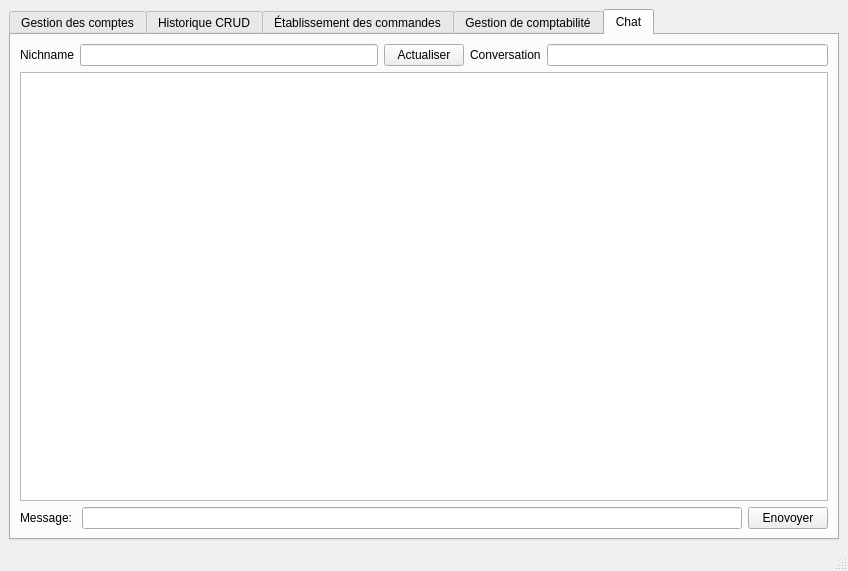
<?xml version="1.0" encoding="UTF-8"?>
<ui version="4.0">
 <class>MainWindow</class>
 <widget class="QMainWindow" name="MainWindow">
  <property name="geometry">
   <rect>
    <x>0</x>
    <y>0</y>
    <width>799</width>
    <height>571</height>
   </rect>
  </property>
  <property name="windowTitle">
   <string>MainWindow</string>
  </property>
  <widget class="QWidget" name="centralwidget">
   <layout class="QVBoxLayout" name="verticalLayout_11">
    <item>
     <widget class="QTabWidget" name="tabWidget">
      <property name="currentIndex">
       <number>4</number>
      </property>
      <widget class="QWidget" name="tab_2">
       <attribute name="title">
        <string>Gestion des comptes</string>
       </attribute>
       <layout class="QVBoxLayout" name="verticalLayout_26">
        <item>
         <widget class="QGroupBox" name="groupBox_3">
          <property name="title">
           <string>Liste des comptes:</string>
          </property>
          <layout class="QHBoxLayout" name="horizontalLayout_2">
           <item>
            <widget class="QTableView" name="tableViewComptes"/>
           </item>
           <item>
            <widget class="QPushButton" name="pushButton_2">
             <property name="text">
              <string>Actualiser</string>
             </property>
            </widget>
           </item>
          </layout>
         </widget>
        </item>
        <item>
         <layout class="QHBoxLayout" name="horizontalLayout_23">
          <item>
           <spacer name="horizontalSpacer_3">
            <property name="orientation">
             <enum>Qt::Horizontal</enum>
            </property>
            <property name="sizeHint" stdset="0">
             <size>
              <width>40</width>
              <height>20</height>
             </size>
            </property>
           </spacer>
          </item>
          <item>
           <layout class="QVBoxLayout" name="verticalLayout_12">
            <item>
             <widget class="QGroupBox" name="groupBox_2">
              <property name="title">
               <string>Ajouter/Modifier un compte</string>
              </property>
              <layout class="QVBoxLayout" name="verticalLayout_10">
               <item>
                <layout class="QHBoxLayout" name="horizontalLayout_14">
                 <item>
                  <widget class="QLabel" name="label_12">
                   <property name="text">
                    <string>Type: </string>
                   </property>
                  </widget>
                 </item>
                 <item>
                  <layout class="QVBoxLayout" name="verticalLayout_5">
                   <item>
                    <widget class="QRadioButton" name="radioButton_Type_Passif">
                     <property name="text">
                      <string>Passif</string>
                     </property>
                     <property name="checked">
                      <bool>true</bool>
                     </property>
                    </widget>
                   </item>
                   <item>
                    <widget class="QRadioButton" name="radioButton_Type_Actif">
                     <property name="text">
                      <string>Actif</string>
                     </property>
                    </widget>
                   </item>
                  </layout>
                 </item>
                </layout>
               </item>
               <item>
                <layout class="QHBoxLayout" name="horizontalLayout">
                 <item>
                  <widget class="QLabel" name="label_11">
                   <property name="text">
                    <string>Numéro :</string>
                   </property>
                  </widget>
                 </item>
                 <item>
                  <widget class="QLineEdit" name="lineEdit_Numero_Compte"/>
                 </item>
                </layout>
               </item>
               <item>
                <layout class="QHBoxLayout" name="horizontalLayout_11">
                 <item>
                  <widget class="QLabel" name="label_9">
                   <property name="text">
                    <string>Nom :</string>
                   </property>
                  </widget>
                 </item>
                 <item>
                  <widget class="QLineEdit" name="lineEdit_Nom_Compte"/>
                 </item>
                </layout>
               </item>
               <item>
                <layout class="QHBoxLayout" name="horizontalLayout_12">
                 <item>
                  <widget class="QLabel" name="label_10">
                   <property name="text">
                    <string>Classe :</string>
                   </property>
                  </widget>
                 </item>
                 <item>
                  <widget class="QLineEdit" name="lineEdit_Classe_Compte"/>
                 </item>
                </layout>
               </item>
               <item>
                <layout class="QHBoxLayout" name="horizontalLayout_15">
                 <item>
                  <widget class="QLabel" name="label_13">
                   <property name="text">
                    <string>Solde: </string>
                   </property>
                  </widget>
                 </item>
                 <item>
                  <widget class="QLineEdit" name="lineEdit_Solde"/>
                 </item>
                </layout>
               </item>
               <item>
                <layout class="QHBoxLayout" name="horizontalLayout_6">
                 <item>
                  <widget class="QPushButton" name="pushButton_Modifier">
                   <property name="text">
                    <string>Modifier</string>
                   </property>
                  </widget>
                 </item>
                 <item>
                  <widget class="QPushButton" name="pushButton_Ajouter">
                   <property name="text">
                    <string>Ajouter</string>
                   </property>
                  </widget>
                 </item>
                </layout>
               </item>
              </layout>
             </widget>
            </item>
            <item>
             <widget class="QGroupBox" name="groupBox_12">
              <property name="title">
               <string>Suppression</string>
              </property>
              <layout class="QVBoxLayout" name="verticalLayout_6">
               <item>
                <layout class="QVBoxLayout" name="verticalLayout_3">
                 <item>
                  <layout class="QHBoxLayout" name="horizontalLayout_4">
                   <item>
                    <widget class="QLabel" name="label_2">
                     <property name="text">
                      <string>Numéro:  </string>
                     </property>
                    </widget>
                   </item>
                   <item>
                    <widget class="QLineEdit" name="lineEdit_Suppression_ID"/>
                   </item>
                  </layout>
                 </item>
                 <item>
                  <widget class="QPushButton" name="pushButton_Supprimer">
                   <property name="text">
                    <string>Supprimer</string>
                   </property>
                  </widget>
                 </item>
                </layout>
               </item>
              </layout>
             </widget>
            </item>
           </layout>
          </item>
          <item>
           <layout class="QVBoxLayout" name="verticalLayout_13">
            <item>
             <widget class="QGroupBox" name="groupBox_11">
              <property name="title">
               <string>Tri:</string>
              </property>
              <layout class="QVBoxLayout" name="verticalLayout_7">
               <item>
                <layout class="QVBoxLayout" name="verticalLayout_2">
                 <item>
                  <widget class="QComboBox" name="comboBox_Tri">
                   <item>
                    <property name="text">
                     <string notr="true" comment="num" extracomment="Numro">N_COMPTE</string>
                    </property>
                   </item>
                   <item>
                    <property name="text">
                     <string>NOM_COMPTE</string>
                    </property>
                   </item>
                   <item>
                    <property name="text">
                     <string>CLASSE_COMPTE</string>
                    </property>
                   </item>
                   <item>
                    <property name="text">
                     <string>TYPE_COMPTE</string>
                    </property>
                   </item>
                   <item>
                    <property name="text">
                     <string>SOLDE_COMPTE</string>
                    </property>
                   </item>
                  </widget>
                 </item>
                 <item>
                  <layout class="QHBoxLayout" name="horizontalLayout_16">
                   <item>
                    <widget class="QRadioButton" name="radioButton_Tri_Desc">
                     <property name="text">
                      <string>Desc</string>
                     </property>
                    </widget>
                   </item>
                   <item>
                    <widget class="QRadioButton" name="radioButton_Tri_Asc">
                     <property name="text">
                      <string>Asc</string>
                     </property>
                    </widget>
                   </item>
                  </layout>
                 </item>
                 <item>
                  <widget class="QPushButton" name="pushButton_Trier">
                   <property name="text">
                    <string>Trier</string>
                   </property>
                  </widget>
                 </item>
                </layout>
               </item>
              </layout>
             </widget>
            </item>
            <item>
             <widget class="QGroupBox" name="groupBox_10">
              <property name="title">
               <string>Recherche:</string>
              </property>
              <layout class="QVBoxLayout" name="verticalLayout_8">
               <item>
                <layout class="QVBoxLayout" name="verticalLayout">
                 <item>
                  <widget class="QLineEdit" name="lineEdit_Recherche"/>
                 </item>
                 <item>
                  <widget class="QPushButton" name="pushButton_Chercher">
                   <property name="text">
                    <string>Chercher</string>
                   </property>
                  </widget>
                 </item>
                </layout>
               </item>
              </layout>
             </widget>
            </item>
            <item>
             <widget class="QGroupBox" name="groupBox_13">
              <property name="title">
               <string>Recherche par ID</string>
              </property>
              <layout class="QVBoxLayout" name="verticalLayout_9">
               <item>
                <layout class="QVBoxLayout" name="verticalLayout_4">
                 <item>
                  <layout class="QHBoxLayout" name="horizontalLayout_7">
                   <item>
                    <widget class="QLabel" name="label_3">
                     <property name="text">
                      <string>Numéro:  </string>
                     </property>
                    </widget>
                   </item>
                   <item>
                    <widget class="QLineEdit" name="lineEdit_ID_RECH_2"/>
                   </item>
                  </layout>
                 </item>
                 <item>
                  <widget class="QPushButton" name="pushButton_Chercher_2">
                   <property name="text">
                    <string>Chercher par ID</string>
                   </property>
                  </widget>
                 </item>
                </layout>
               </item>
              </layout>
             </widget>
            </item>
           </layout>
          </item>
          <item>
           <widget class="QGroupBox" name="groupBox_16">
            <property name="title">
             <string>Exportation PDF</string>
            </property>
            <layout class="QVBoxLayout" name="verticalLayout_46">
             <item>
              <layout class="QHBoxLayout" name="horizontalLayout_31">
               <item>
                <widget class="QLabel" name="label_20">
                 <property name="text">
                  <string>Numéro:  </string>
                 </property>
                </widget>
               </item>
               <item>
                <widget class="QComboBox" name="comboBox_pdf_id"/>
               </item>
              </layout>
             </item>
             <item>
              <widget class="QPushButton" name="pushButton">
               <property name="text">
                <string>Exporter PDF</string>
               </property>
              </widget>
             </item>
             <item>
              <widget class="QPushButton" name="pushButton_afficher_pdf">
               <property name="text">
                <string>Afficher PDF</string>
               </property>
              </widget>
             </item>
             <item>
              <spacer name="verticalSpacer">
               <property name="orientation">
                <enum>Qt::Vertical</enum>
               </property>
               <property name="sizeHint" stdset="0">
                <size>
                 <width>20</width>
                 <height>40</height>
                </size>
               </property>
              </spacer>
             </item>
            </layout>
           </widget>
          </item>
          <item>
           <spacer name="horizontalSpacer_2">
            <property name="orientation">
             <enum>Qt::Horizontal</enum>
            </property>
            <property name="sizeHint" stdset="0">
             <size>
              <width>40</width>
              <height>20</height>
             </size>
            </property>
           </spacer>
          </item>
         </layout>
        </item>
       </layout>
      </widget>
      <widget class="QWidget" name="tab_4">
       <attribute name="title">
        <string>Historique CRUD</string>
       </attribute>
       <layout class="QVBoxLayout" name="verticalLayout_14">
        <item>
         <layout class="QHBoxLayout" name="horizontalLayout_3">
          <item>
           <widget class="QTableView" name="tableViewHistorique"/>
          </item>
          <item>
           <widget class="QPushButton" name="pushButtonActualiserHistorique">
            <property name="text">
             <string>Actualiser</string>
            </property>
           </widget>
          </item>
         </layout>
        </item>
       </layout>
      </widget>
      <widget class="QWidget" name="tab">
       <attribute name="title">
        <string>Établissement des commandes</string>
       </attribute>
       <layout class="QVBoxLayout" name="verticalLayout_28">
        <item>
         <widget class="QGroupBox" name="groupBox_4">
          <property name="title">
           <string>Liste des commandes:</string>
          </property>
          <layout class="QHBoxLayout" name="horizontalLayout_5">
           <item>
            <widget class="QTableView" name="tableViewCommande1"/>
           </item>
           <item>
            <widget class="QPushButton" name="pushButton_actualier_2">
             <property name="text">
              <string>Actualiser</string>
             </property>
            </widget>
           </item>
          </layout>
         </widget>
        </item>
        <item>
         <layout class="QHBoxLayout" name="horizontalLayout_8">
          <item>
           <widget class="QGroupBox" name="groupBox">
            <property name="title">
             <string>Mettre à chaque commande, son compte financier</string>
            </property>
            <layout class="QVBoxLayout" name="verticalLayout_21">
             <item>
              <layout class="QVBoxLayout" name="verticalLayout_20">
               <item>
                <layout class="QHBoxLayout" name="horizontalLayout_9">
                 <item>
                  <widget class="QLabel" name="label">
                   <property name="text">
                    <string>Commande n°</string>
                   </property>
                  </widget>
                 </item>
                 <item>
                  <widget class="QComboBox" name="comboBox_Commandes_id"/>
                 </item>
                 <item>
                  <widget class="QLabel" name="label_4">
                   <property name="text">
                    <string>correspond au compte :</string>
                   </property>
                  </widget>
                 </item>
                 <item>
                  <widget class="QComboBox" name="comboBox_compte_id"/>
                 </item>
                </layout>
               </item>
               <item>
                <widget class="QPushButton" name="pushButton_valider_etablissement">
                 <property name="text">
                  <string>Valider</string>
                 </property>
                </widget>
               </item>
              </layout>
             </item>
            </layout>
           </widget>
          </item>
          <item>
           <widget class="QGroupBox" name="groupBox_6">
            <property name="title">
             <string>Voir pièce justificative</string>
            </property>
            <layout class="QVBoxLayout" name="verticalLayout_27">
             <item>
              <layout class="QVBoxLayout" name="verticalLayout_15">
               <item>
                <layout class="QHBoxLayout" name="horizontalLayout_13">
                 <item>
                  <widget class="QLabel" name="label_6">
                   <property name="text">
                    <string>ID Commande:</string>
                   </property>
                  </widget>
                 </item>
                 <item>
                  <widget class="QLineEdit" name="lineEdit_id_commande"/>
                 </item>
                </layout>
               </item>
               <item>
                <widget class="QPushButton" name="pushButton_afficher_PJ">
                 <property name="text">
                  <string>Afficher PJ</string>
                 </property>
                </widget>
               </item>
              </layout>
             </item>
            </layout>
           </widget>
          </item>
          <item>
           <widget class="QGroupBox" name="groupBox_14">
            <property name="title">
             <string>Tri:</string>
            </property>
            <layout class="QVBoxLayout" name="verticalLayout_16">
             <item>
              <layout class="QVBoxLayout" name="verticalLayout_17">
               <item>
                <widget class="QComboBox" name="comboBox_Tri_2">
                 <item>
                  <property name="text">
                   <string notr="true" comment="num" extracomment="Numro">ID_COMMANDE</string>
                  </property>
                 </item>
                 <item>
                  <property name="text">
                   <string>N_COMPTE</string>
                  </property>
                 </item>
                 <item>
                  <property name="text">
                   <string>NOM_COMPTE</string>
                  </property>
                 </item>
                 <item>
                  <property name="text">
                   <string>TYPE_COMPTE</string>
                  </property>
                 </item>
                 <item>
                  <property name="text">
                   <string>SOLDE_COMPTE</string>
                  </property>
                 </item>
                </widget>
               </item>
               <item>
                <layout class="QHBoxLayout" name="horizontalLayout_17">
                 <item>
                  <widget class="QRadioButton" name="radioButton_Tri_Desc_2">
                   <property name="text">
                    <string>Desc</string>
                   </property>
                  </widget>
                 </item>
                 <item>
                  <widget class="QRadioButton" name="radioButton_Tri_Asc_2">
                   <property name="text">
                    <string>Asc</string>
                   </property>
                  </widget>
                 </item>
                </layout>
               </item>
               <item>
                <widget class="QPushButton" name="pushButton_Trier_2">
                 <property name="text">
                  <string>Trier</string>
                 </property>
                </widget>
               </item>
              </layout>
             </item>
            </layout>
           </widget>
          </item>
          <item>
           <widget class="QGroupBox" name="groupBox_15">
            <property name="title">
             <string>Recherche:</string>
            </property>
            <layout class="QVBoxLayout" name="verticalLayout_18">
             <item>
              <layout class="QVBoxLayout" name="verticalLayout_19">
               <item>
                <widget class="QLineEdit" name="lineEdit_Recherche_2"/>
               </item>
               <item>
                <widget class="QPushButton" name="pushButton_Chercher_3">
                 <property name="text">
                  <string>Chercher</string>
                 </property>
                </widget>
               </item>
              </layout>
             </item>
            </layout>
           </widget>
          </item>
         </layout>
        </item>
       </layout>
      </widget>
      <widget class="QWidget" name="tab_3">
       <attribute name="title">
        <string>Gestion de comptabilité</string>
       </attribute>
       <layout class="QVBoxLayout" name="verticalLayout_35">
        <item>
         <widget class="QGroupBox" name="groupBox_7">
          <property name="title">
           <string>Affichage simplificative de comptabilité</string>
          </property>
          <layout class="QHBoxLayout" name="horizontalLayout_24">
           <item>
            <widget class="QTableView" name="tableViewCommandes_2"/>
           </item>
           <item>
            <widget class="QPushButton" name="pushButton_actualier_3">
             <property name="text">
              <string>Actualiser</string>
             </property>
            </widget>
           </item>
          </layout>
         </widget>
        </item>
        <item>
         <layout class="QHBoxLayout" name="horizontalLayout_28">
          <item>
           <widget class="QGroupBox" name="groupBox_8">
            <property name="title">
             <string>Manipulation</string>
            </property>
            <layout class="QVBoxLayout" name="verticalLayout_34">
             <item>
              <layout class="QVBoxLayout" name="verticalLayout_33">
               <item>
                <layout class="QHBoxLayout" name="horizontalLayout_27">
                 <item>
                  <widget class="QLabel" name="label_7">
                   <property name="text">
                    <string>Montant: </string>
                   </property>
                  </widget>
                 </item>
                 <item>
                  <widget class="QLineEdit" name="lineEdit_montant"/>
                 </item>
                </layout>
               </item>
               <item>
                <layout class="QHBoxLayout" name="horizontalLayout_30">
                 <item>
                  <widget class="QLabel" name="label_15">
                   <property name="text">
                    <string>Numéro de compte: </string>
                   </property>
                  </widget>
                 </item>
                 <item>
                  <widget class="QComboBox" name="comboBox_n_compte"/>
                 </item>
                </layout>
               </item>
               <item>
                <layout class="QHBoxLayout" name="horizontalLayout_26">
                 <item>
                  <widget class="QRadioButton" name="radioButton_crediter">
                   <property name="text">
                    <string>Créditer (+)</string>
                   </property>
                  </widget>
                 </item>
                 <item>
                  <widget class="QRadioButton" name="radioButton_debiter">
                   <property name="text">
                    <string>Débiter (-)</string>
                   </property>
                  </widget>
                 </item>
                </layout>
               </item>
               <item>
                <widget class="QPushButton" name="pushButton_valider_compta">
                 <property name="text">
                  <string>Valider</string>
                 </property>
                </widget>
               </item>
              </layout>
             </item>
            </layout>
           </widget>
          </item>
          <item>
           <widget class="QGroupBox" name="groupBox_18">
            <property name="title">
             <string>Tri:</string>
            </property>
            <layout class="QVBoxLayout" name="verticalLayout_31">
             <item>
              <layout class="QVBoxLayout" name="verticalLayout_32">
               <item>
                <widget class="QComboBox" name="comboBox_Tri_3">
                 <item>
                  <property name="text">
                   <string>ID_COMMANDE</string>
                  </property>
                 </item>
                 <item>
                  <property name="text">
                   <string>NOM_COMPTE</string>
                  </property>
                 </item>
                 <item>
                  <property name="text">
                   <string>TYPE_COMPTE</string>
                  </property>
                 </item>
                 <item>
                  <property name="text">
                   <string>SOLDE_COMPTE</string>
                  </property>
                 </item>
                </widget>
               </item>
               <item>
                <layout class="QHBoxLayout" name="horizontalLayout_25">
                 <item>
                  <widget class="QRadioButton" name="radioButton_Tri_Desc_3">
                   <property name="text">
                    <string>Desc</string>
                   </property>
                  </widget>
                 </item>
                 <item>
                  <widget class="QRadioButton" name="radioButton_Tri_Asc_3">
                   <property name="text">
                    <string>Asc</string>
                   </property>
                  </widget>
                 </item>
                </layout>
               </item>
               <item>
                <widget class="QPushButton" name="pushButton_Trier_3">
                 <property name="text">
                  <string>Trier</string>
                 </property>
                </widget>
               </item>
              </layout>
             </item>
            </layout>
           </widget>
          </item>
          <item>
           <widget class="QGroupBox" name="groupBox_17">
            <property name="title">
             <string>Recherche:</string>
            </property>
            <layout class="QVBoxLayout" name="verticalLayout_29">
             <item>
              <layout class="QVBoxLayout" name="verticalLayout_30">
               <item>
                <widget class="QLineEdit" name="lineEdit_Recherche_3"/>
               </item>
               <item>
                <widget class="QPushButton" name="pushButton_Chercher_4">
                 <property name="text">
                  <string>Chercher</string>
                 </property>
                </widget>
               </item>
              </layout>
             </item>
            </layout>
           </widget>
          </item>
         </layout>
        </item>
       </layout>
      </widget>
      <widget class="QWidget" name="tab_5">
       <attribute name="title">
        <string>Chat</string>
       </attribute>
       <layout class="QVBoxLayout" name="verticalLayout_23">
        <item>
         <layout class="QVBoxLayout" name="verticalLayout_22">
          <item>
           <layout class="QHBoxLayout" name="horizontalLayout_20">
            <item>
             <layout class="QHBoxLayout" name="horizontalLayout_10">
              <item>
               <widget class="QLabel" name="label_5">
                <property name="text">
                 <string>Nichname</string>
                </property>
               </widget>
              </item>
              <item>
               <widget class="QLineEdit" name="lineEditidNickname"/>
              </item>
             </layout>
            </item>
            <item>
             <widget class="QPushButton" name="pushButton_actualiser_chat">
              <property name="text">
               <string>Actualiser</string>
              </property>
             </widget>
            </item>
            <item>
             <layout class="QHBoxLayout" name="horizontalLayout_18">
              <item>
               <widget class="QLabel" name="label_8">
                <property name="text">
                 <string>Conversation</string>
                </property>
               </widget>
              </item>
              <item>
               <widget class="QLineEdit" name="lineEdit_Conversation"/>
              </item>
             </layout>
            </item>
           </layout>
          </item>
          <item>
           <widget class="QTextEdit" name="textEdit"/>
          </item>
          <item>
           <layout class="QHBoxLayout" name="horizontalLayout_19">
            <item>
             <widget class="QLabel" name="label_14">
              <property name="text">
               <string>Message: </string>
              </property>
             </widget>
            </item>
            <item>
             <widget class="QLineEdit" name="lineEdit_massage"/>
            </item>
            <item>
             <widget class="QPushButton" name="pushButton_envoyer">
              <property name="text">
               <string>Enovoyer</string>
              </property>
             </widget>
            </item>
           </layout>
          </item>
         </layout>
        </item>
       </layout>
      </widget>
     </widget>
    </item>
   </layout>
  </widget>
  <widget class="QStatusBar" name="statusbar"/>
  <widget class="QMenuBar" name="menubar">
   <property name="geometry">
    <rect>
     <x>0</x>
     <y>0</y>
     <width>799</width>
     <height>21</height>
    </rect>
   </property>
  </widget>
 </widget>
 <resources/>
 <connections/>
</ui>
